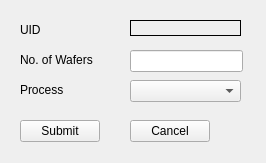
<?xml version="1.0" encoding="UTF-8"?>
<ui version="4.0">
 <class>WriteDialog</class>
 <widget class="QWidget" name="WriteDialog">
  <property name="geometry">
   <rect>
    <x>0</x>
    <y>0</y>
    <width>266</width>
    <height>163</height>
   </rect>
  </property>
  <property name="windowTitle">
   <string>Edit Entry</string>
  </property>
  <widget class="QComboBox" name="processDropdown">
   <property name="geometry">
    <rect>
     <x>130</x>
     <y>80</y>
     <width>111</width>
     <height>22</height>
    </rect>
   </property>
  </widget>
  <widget class="QPushButton" name="submitButton">
   <property name="geometry">
    <rect>
     <x>20</x>
     <y>120</y>
     <width>80</width>
     <height>22</height>
    </rect>
   </property>
   <property name="text">
    <string>Submit</string>
   </property>
  </widget>
  <widget class="QPushButton" name="cancelButton">
   <property name="geometry">
    <rect>
     <x>130</x>
     <y>120</y>
     <width>80</width>
     <height>22</height>
    </rect>
   </property>
   <property name="text">
    <string>Cancel</string>
   </property>
  </widget>
  <widget class="QLineEdit" name="waferInput">
   <property name="geometry">
    <rect>
     <x>130</x>
     <y>50</y>
     <width>113</width>
     <height>22</height>
    </rect>
   </property>
  </widget>
  <widget class="QLabel" name="waferLabel">
   <property name="geometry">
    <rect>
     <x>20</x>
     <y>50</y>
     <width>81</width>
     <height>20</height>
    </rect>
   </property>
   <property name="text">
    <string>No. of Wafers</string>
   </property>
  </widget>
  <widget class="QLabel" name="processLabel">
   <property name="geometry">
    <rect>
     <x>20</x>
     <y>80</y>
     <width>81</width>
     <height>20</height>
    </rect>
   </property>
   <property name="text">
    <string>Process</string>
   </property>
  </widget>
  <widget class="QLabel" name="uidMessage">
   <property name="geometry">
    <rect>
     <x>20</x>
     <y>20</y>
     <width>57</width>
     <height>20</height>
    </rect>
   </property>
   <property name="autoFillBackground">
    <bool>false</bool>
   </property>
   <property name="text">
    <string>UID</string>
   </property>
  </widget>
  <widget class="QLabel" name="uidLabel">
   <property name="geometry">
    <rect>
     <x>130</x>
     <y>20</y>
     <width>111</width>
     <height>16</height>
    </rect>
   </property>
   <property name="autoFillBackground">
    <bool>true</bool>
   </property>
   <property name="frameShape">
    <enum>QFrame::Shape::Box</enum>
   </property>
   <property name="text">
    <string/>
   </property>
  </widget>
 </widget>
 <resources/>
 <connections/>
</ui>
